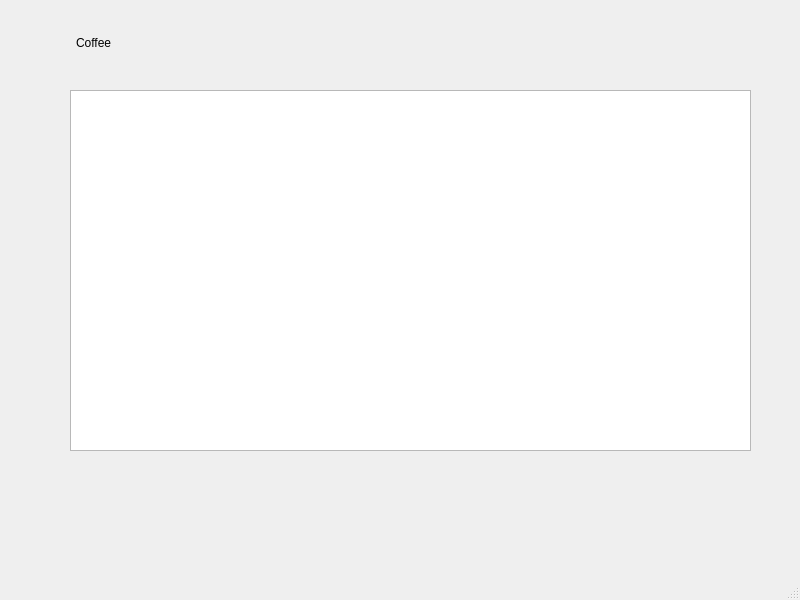
<?xml version="1.0" encoding="UTF-8"?>
<ui version="4.0">
 <class>MainWindow</class>
 <widget class="QMainWindow" name="MainWindow">
  <property name="geometry">
   <rect>
    <x>0</x>
    <y>0</y>
    <width>800</width>
    <height>600</height>
   </rect>
  </property>
  <property name="windowTitle">
   <string>MainWindow</string>
  </property>
  <widget class="QWidget" name="centralwidget">
   <widget class="QTableWidget" name="tableWidget">
    <property name="geometry">
     <rect>
      <x>70</x>
      <y>90</y>
      <width>681</width>
      <height>361</height>
     </rect>
    </property>
   </widget>
   <widget class="QLabel" name="label">
    <property name="geometry">
     <rect>
      <x>76</x>
      <y>22</y>
      <width>161</width>
      <height>41</height>
     </rect>
    </property>
    <property name="styleSheet">
     <string notr="true">QLalbel:{
	font: 32pt &quot;Stencil&quot;;
}</string>
    </property>
    <property name="text">
     <string>Coffee</string>
    </property>
   </widget>
  </widget>
  <widget class="QMenuBar" name="menubar">
   <property name="geometry">
    <rect>
     <x>0</x>
     <y>0</y>
     <width>800</width>
     <height>21</height>
    </rect>
   </property>
  </widget>
  <widget class="QStatusBar" name="statusbar"/>
 </widget>
 <resources/>
 <connections/>
</ui>
